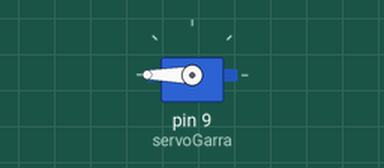
Recording of a sketch running on a simulated Arduino Uno, built with avr-gcc and run on an emulated ATmega328P. Parts: servo.

Above: at 0.05 s.
Timing chart, 0 to 4.6 s (numbered marks = the images above):
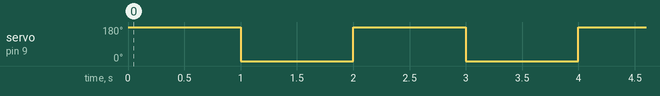

The sketch:

servo_funcionameno.ino
```cpp
/**
 * Uso de bibliotécas - servo
 * @author Fabio Dias
 */
 #include <Servo.h>
Servo servoGarra;

 void setup() {
  servoGarra.attach(9);

}

void loop() {
 servoGarra.write(180);
 delay(1000);
 servoGarra.write(0);
 delay(1000);
}
```

Measured:
- by itself, servo on pin 9 (servoGarra): alternates 180° for 1.0 s and 0° for 1.0 s
